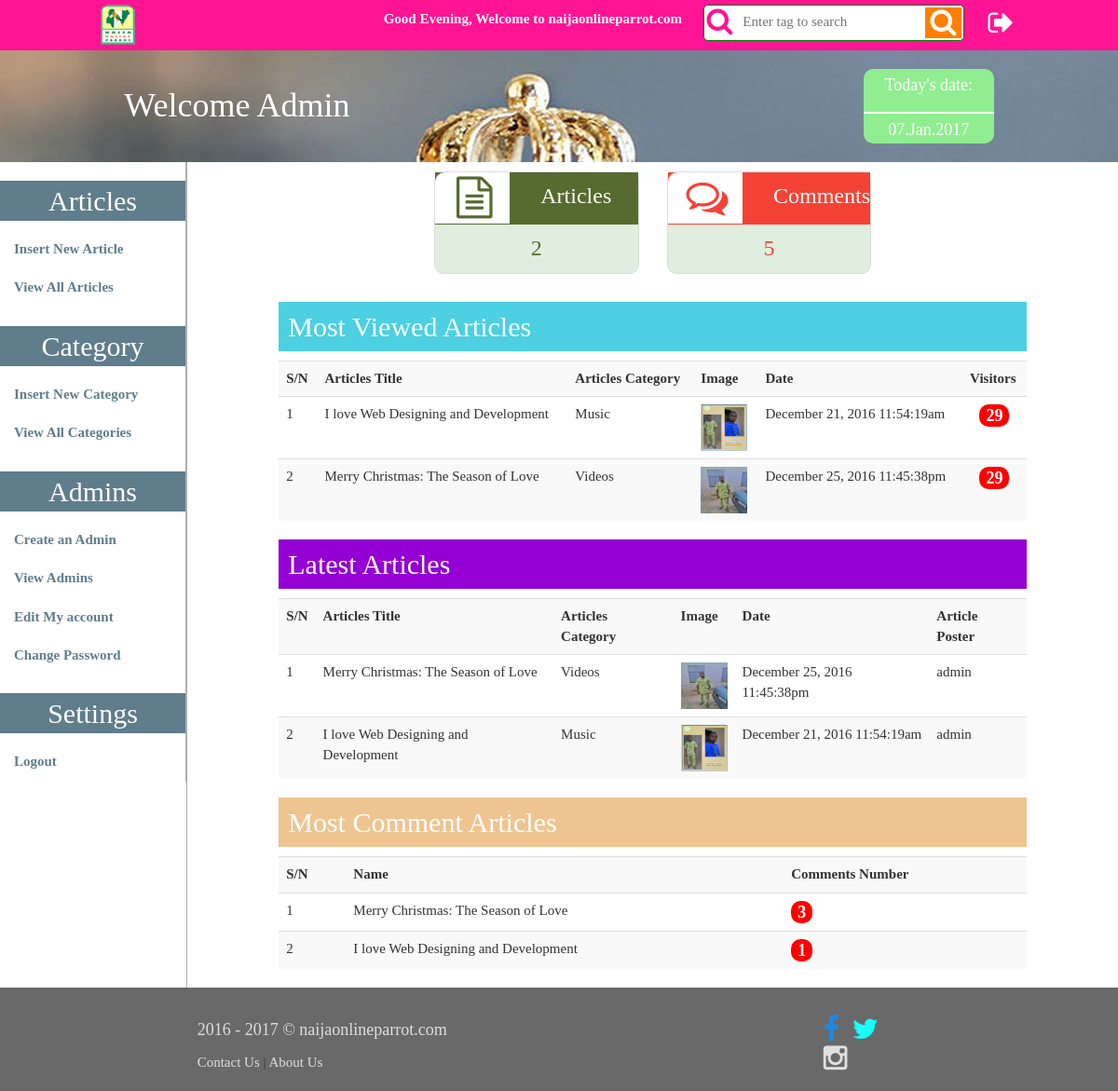
The page /admin/index.php (signed in) on the database its author committed.
### tables this page shows
CREATE TABLE IF NOT EXISTS `articles` (
  `articleID` int(200) NOT NULL,
  `article_title` varchar(400) NOT NULL,
  `article_category` int(20) NOT NULL,
  `article_body` text NOT NULL,
  `article_image` text NOT NULL,
  `article_music` varchar(200) NOT NULL,
  `article_video` varchar(200) NOT NULL,
  `article_counter` int(200) NOT NULL,
  `article_source` varchar(400) NOT NULL,
  `article_url` varchar(200) NOT NULL,
  `article_author` varchar(200) NOT NULL,
  `article_date` datetime NOT NULL DEFAULT CURRENT_TIMESTAMP
);

CREATE TABLE IF NOT EXISTS `category` (
  `catID` int(20) NOT NULL,
  `category` varchar(200) NOT NULL,
  `category_url` varchar(200) NOT NULL
);

CREATE TABLE IF NOT EXISTS `comments` (
  `commentID` int(200) NOT NULL,
  `comment_name` varchar(250) NOT NULL,
  `comment_message` text NOT NULL,
  `comment_url` varchar(300) NOT NULL,
  `comment_date` datetime NOT NULL
);

### libraries/DBInteractor.php (called while the page is built, shortened)
<?php
abstract class DBInteractor {
	protected $db;
	function __construct()
	{
		$this->db = $this->connect();
	}
	protected function connect()
	{
		$dsn = "mysql:host=". DB_HOST . ";dbname=" . DB_NAME . ";";
		try {
			$pdo = new PDO($dsn, DB_USER, DB_PASS);
			$pdo->setAttribute(PDO::ATTR_ERRMODE, PDO::ERRMODE_EXCEPTION);
			return $pdo;
		}
		catch (PDOException $e) {
			return $e->getMessage();
		}
	}
	protected function executeQuery($sql)
	{
		try {
			$sth = $this->db->query($sql);
			$sth->setFetchMode(PDO::FETCH_ASSOC);
			$results = $sth->fetchAll();
			return $results;
		}
		catch (PDOException $e) {
			return $e->getMessage();
		}
	}
}

### libraries/DB_admin.php (called while the page is built, shortened)
<?php
class DB extends DBInteractor {
	public function getMostView()
	{
		$sql = "SELECT * FROM articles
				INNER JOIN category ON
				article_category = catID
				ORDER BY article_counter DESC LIMIT 10";
		return $this->executeQuery($sql);
	}
	public function getTotalMostView()
	{
		$sql = "SELECT FOUND_ROWS() FROM articles ORDER BY article_counter DESC LIMIT 10";
		return $this->executeQuery($sql);
	}
	public function getLatestArticles()
	{
		$sql = "SELECT * FROM articles
				INNER JOIN category ON
				article_category = catID
				ORDER BY article_date DESC LIMIT 10";
		return $this->executeQuery($sql);
	}
	public function getTotalLastestArticles()
	{
		$sql = "SELECT FOUND_ROWS() as total FROM articles
				INNER JOIN category ON
				article_category = catID
				ORDER BY article_date DESC LIMIT 10";
		return $this->executeQuery($sql)[0]['total'];
	}
	public function getTotalArticles()
	{
		$sql = "SELECT FOUND_ROWS() as total FROM articles";
		return $this->executeQuery($sql)[0]['total'];
	}
	public function getLastestComments()
	{
			$sql = "SELECT *, COUNT(comment_url) as total_comment FROM comments
					INNER JOIN articles ON
					comment_url = article_url
					GROUP BY comment_url
					ORDER BY total_comment DESC LIMIT 10";
			return $this->executeQuery($sql);
	}
	public function getTotalLastestComments()
	{
			$sql = "SELECT FOUND_ROWS() as total FROM comments ORDER BY comment_date DESC LIMIT 10";
			return $this->executeQuery($sql)[0]['total'];
	}
	public function getTotalComments()
	{
			$sql = "SELECT COUNT(*) as total FROM comments";
			return $this->executeQuery($sql)[0]['total'];
	}
}
?>

### helpers/format.php (called while the page is built, shortened)
<?php
    function time_format($date){
         return date("F d, Y h:i:sa", strtotime($date));
    }
?>

### admin/index.php (the view)
<?php include "includes/header.php";
	$a = $i = $e = $x = 1;
	$most_run = $db->getMostView();
	$total_most_run = $db->getTotalMostView();
	$art_run = $db->getLatestArticles();
	$art_total = $db->getTotalLastestArticles();
	$art_all = $db->getTotalArticles();
	$com_run = $db->getLastestComments();
	$com_total = $db->getTotalLastestComments();
	$com_all = $db->getTotalComments();
?>
		<div class="col-md-10" id="dash-content">
			<div id="counter" class="row">
				<div class="col-md-3">
				</div>
				<div class="col-md-3">
					<div id="icon">
						<div class="clearfix"  style="background-color:#556B2F; border-bottom: #556B2F solid 1px;">
							<i class="fa fa-file-text-o fa-3x pull-left" style="color: #556B2F;"></i>
							<span class="ctn-name pull-left">Articles</span>
						</div>
						<span class="ctn-fig" style="color: #556B2F"><?php echo $art_all; ?></span>
					</div>
				</div>
				<div class="col-md-3">
					<div id="icon">
						<div class="clearfix"  style="background-color: #f44336; border-bottom: #f44336 solid 1px;">
							<i class="fa fa-comments-o fa-3x pull-left" style="color: #f44336;"></i>
							<span class="ctn-name pull-left">Comments</span>
						</div>
						<span class="ctn-fig" style="color: #f44336;"><?php echo $com_all; ?></span>
					</div>
				</div>
			</div>
			<div class="row" id="data">
				<div class="col-md-10 col-md-offset-1">
					<?php if($total_most_run): ?>
					<div id="my-articles">
						<h2 id="admin-heading" style="background: #4dd0e1;">Most Viewed Articles</h2>
						<table class="table table-striped">
							<tr>
								<th>S/N</th>
								<th>Articles Title</th>
								<th>Articles Category</th>
								<th>Image</th>
								<th>Date</th>
								<th>Visitors</th>
							</tr>
						<?php foreach($most_run as $most_row): ?>
							<tr>
								<td><?php echo $a; ?></td>
								<td><?php echo $most_row['article_title']; ?></td>
								<td><?php echo $most_row['category']; ?></td>
								<td><img src="../img/<?php echo $most_row['article_image']; ?>" width="50" height="50" /></td>
								<td><?php echo time_format($most_row['article_date']); ?></td>
								<td align="center"><span class="badge" style="background: red; color:white; font-size: 18px; font-weight: bold;"><?php echo $most_row['article_counter']; ?></span></td>
							</tr>
						<?php $a++;
								endforeach; ?>
						</table>
					<?php else: ?>
						<p>There is no Article yet. <a href="insert_article.php"> Add new Article</a>.</p>
					<?php endif; ?>
					</div>
					<?php if($art_total): ?>
					<div id="my-articles">
						<h2 id="admin-heading" style="background: #9400D3;">Latest Articles</h2>
						<table class="table table-striped">
							<tr>
								<th>S/N</th>
								<th>Articles Title</th>
								<th>Articles Category</th>
								<th>Image</th>
								<th>Date</th>
								<th>Article Poster</th>
							</tr>
						<?php foreach($art_run as $art_row): ?>
							<tr>
								<td><?php echo $i; ?></td>
								<td><?php echo $art_row['article_title']; ?></td>
								<td><?php echo $art_row['category']; ?></td>
								<td><img src="../img/<?php echo $art_row['article_image']; ?>" width="50" height="50" /></td>
								<td><?php echo time_format($art_row['article_date']); ?></td>
								<td><?php echo $art_row['article_author']; ?></td>
							</tr>
						<?php $i++;
								endforeach; ?>
						</table>
					</div>
					<?php endif; ?>
					<?php if($com_total): ?>
					<div id="user_comment">
						<h2 id="admin-heading" style="background: #EEC591;">Most Comment Articles</h2>
						<table class="table table-striped">
							<tr>
								<th>S/N</th>
								<th>Name</th>
								<th>Comments Number</th>
							</tr>
						<?php foreach ($com_run as $com_row): ?>
							<tr>
								<td><?php echo $e; ?></td>
								<td><?php echo $com_row['article_title']; ?></td>
								<td><span class="badge" style="background: red; color:white; font-size: 18px; font-weight: bold;"><?php echo $com_row['total_comment']; ?></span></td>
							</tr>
						<?php $e++; endforeach; ?>
						</table>
					</div>
					<?php endif; ?>
				</div>
			</div>
<?php include "includes/footer.php"; ?>

### css/custom.css (style rules this page uses)
body { font-family: serif; }
#dash-content { margin:0; border-left: #ADADAD solid 1px; }
#icon { min-height: 110px; min-width: 120px; border: 1px solid #DCDCDC; text-align: center; margin-right: auto; margin-left: auto; margin-top: 10px; background-color: #E0EEE0; margin-bottom: 10px; border-radius: 10px; }
#icon i { padding-bottom: 5px; display: block; background-color: white; padding-left: 5px; padding-top: 5px; width: 80px; border-top-left-radius: 10px; }
#icon .ctn-name { display: block; padding-left: 20px; border-top-right-radius: 10px; font-size: 24px; line-height: 50px; text-align: center; color: white; }
#icon .ctn-fig { line-height: 50px; font-size: 24px; }
#admin-heading { display: block; padding: 10px; color: white; }

### rows shown on the page
articles: article_title "I love Web Designing and Development", category.category "Music", article_image (picture), article_date "December 21, 2016 11:54:19am", article_counter "29", article_author "admin"
articles: article_title "Merry Christmas: The Season of Love", category.category "Videos", article_image (picture), article_date "December 25, 2016 11:45:38pm", article_counter "29", article_author "admin"
comments: articles.article_title "Merry Christmas: The Season of Love", total_comment "3"
comments: articles.article_title "I love Web Designing and Development", total_comment "1"

### other values the page prints
$art_all "2"
$com_all "5"
copyYear(2016) "2016 - 2017"
